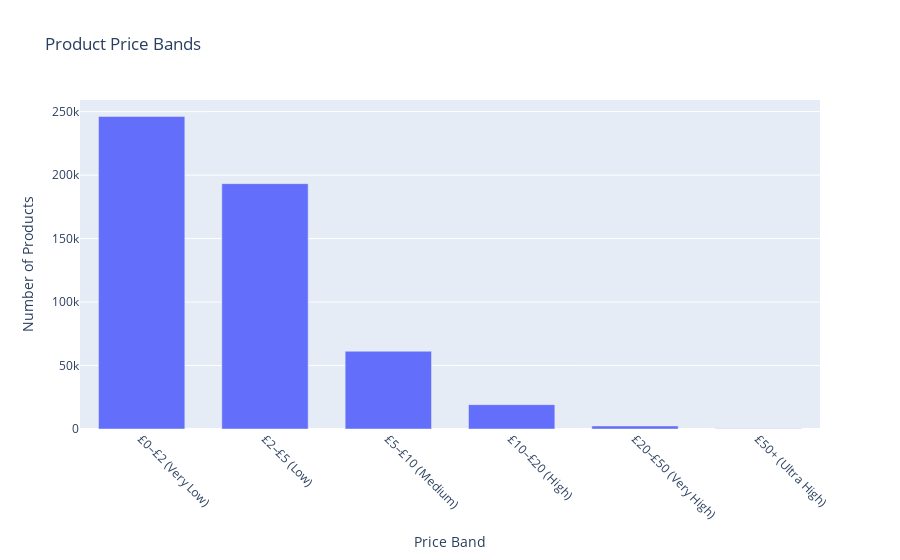

Write notebook code for a chart like this one.
### Markdown cell above
# Creating unit price bands

### Code cell
# create price categories
bins = [0, 2, 5, 10, 20, 50, df["UnitPrice"].max()]
labels = [
    "£0–£2 (Very Low)",
    "£2–£5 (Low)",
    "£5–£10 (Medium)",
    "£10–£20 (High)",
    "£20–£50 (Very High)",
    "£50+ (Ultra High)"
]

df["price_band"] = pd.cut(
    df["UnitPrice"],
    bins=bins,
    labels=labels,
    include_lowest=True
)

# count how many products in each category
price_band_counts = df["price_band"].value_counts().sort_index()

# Plot my chart
import plotly.express as px

fig = px.bar(
    x=price_band_counts.index,
    y=price_band_counts.values,
    title="Product Price Bands",
    labels={"x": "Price Band", "y": "Number of Products"},
)

fig.update_layout(
    xaxis_tickangle=45,
    bargap=0.3
)


fig.show()

### Figure 1 — Plotly figure (JSON) as saved in the notebook; plotly's stock layout.template omitted (floating-point values rounded to 4 significant figures)
{"data": [{"alignmentgroup": "True", "hovertemplate": "Price Band=%{x}<br>Number of Products=%{y}<extra></extra>", "legendgroup": "", "marker": {"color": "#636efa", "pattern": {"shape": ""}}, "name": "", "offsetgroup": "", "orientation": "v", "showlegend": false, "textposition": "auto", "type": "bar", "x": ["£0–£2 (Very Low)", "£2–£5 (Low)", "£5–£10 (Medium)", "£10–£20 (High)", "£20–£50 (Very High)", "£50+ (Ultra High)"], "xaxis": "x", "y": [246199, 193279, 61250, 19164, 2369, 222], "yaxis": "y"}], "layout": {"bargap": 0.3, "barmode": "relative", "legend": {"tracegroupgap": 0}, "title": {"text": "Product Price Bands"}, "xaxis": {"anchor": "y", "domain": [0, 1], "tickangle": 45, "title": {"text": "Price Band"}}, "yaxis": {"anchor": "x", "domain": [0, 1], "title": {"text": "Number of Products"}}}}
